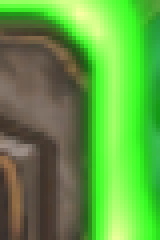
#> input picture assets/templates/live/choice-card-corner-2.png, 40 x 60 px (shown 4 times larger)
$ python -i pc_layout.py   (imports and definitions only)
#> lines starting #> are read from the running program, lines starting #| are printed output that depends on the picture; after the words box and inside, x2 and y2 are one past the last pixel; in counts of white or black regions, pixels touching at a corner belong together
#> further down, picture is the input picture: shape (60, 40, 3); mean B, G, R 66.3, 160.6, 94.5
"""Conservative detectors for the calibrated 16:9 PC board, no input here."""
import cv2
import numpy as np
import re
from .model import State


def count(mask,x1,y1,x2,y2):
    return cv2.countNonZero(mask[y1:y2,x1:x2])


# [31 lines left out: functions hand_card_mark, hero_power_choice_point, not called in this run]


def two_spell_choice_cards(image):
    """Find two large selectable card outlines above a still-visible tavern.

    Some battlecries offer cards without a choice title or minion-tier corner.
    Both complete, aligned outlines are required; text and card artwork alone
    never authorize selection. Coordinates are normalized to the client area.
    """
    frame=cv2.resize(image,(1536,864),interpolation=cv2.INTER_AREA)
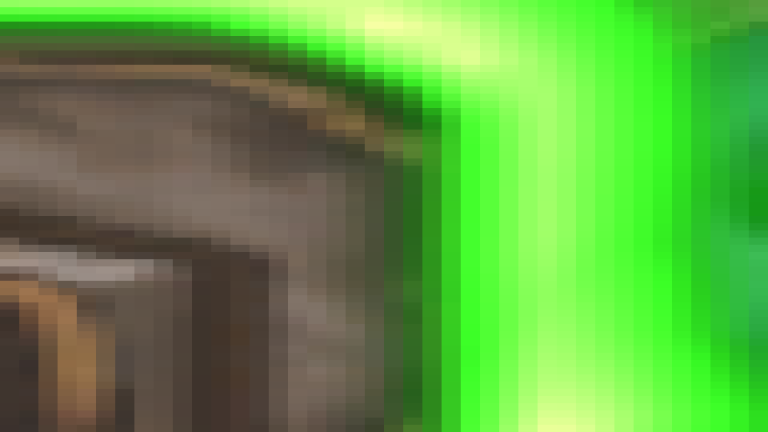
#> frame: shape (864, 1536, 3) (shown at 1/2 size); mean B, G, R 66.3, 160.6, 94.5
    green=cv2.inRange(cv2.cvtColor(frame,cv2.COLOR_BGR2HSV),(40,110,120),(85,255,255))
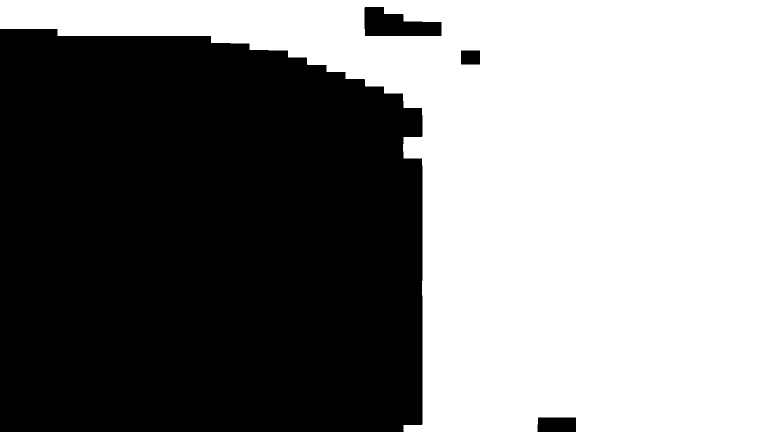
#> green: shape (864, 1536) (shown at 1/2 size); 51% white; 4 black regions, box (x1, y1, x2, y2) and area: (0, 58, 845, 864) 641503, (729, 14, 883, 72) 6128, (1075, 835, 1152, 864) 2219, (922, 101, 960, 129) 1064
    # The mana gem breaks the left glow into separate pieces. Close small gaps,
    # then verify the original pixels along both upright edges of each card.
    connected=cv2.morphologyEx(green,cv2.MORPH_CLOSE,np.ones((21,21),np.uint8))
    _,_,stats,_=cv2.connectedComponentsWithStats(connected)
#> stats = [[0, 14, 1152, 850, 650914], [0, 0, 1536, 864, 676190]]
    cards=[]
    for x,y,w,h,area in stats[1:]:
        if not (350<=x and x+w<=1190 and 220<=y<=310
                and 225<=w<=295 and 260<=h<=330 and .06<=area/(w*h)<=.40):
            continue
        left=np.any(green[y:y+h,x:x+35],axis=1).mean()
        right=np.any(green[y:y+h,x+w-35:x+w],axis=1).mean()
        if min(left,right)<.70:
            continue
        cards.append((int(x),int(y),int(w),int(h)))
#> this loop made 1 pass
#> after the loop, cards = []
    if len(cards)!=2:
        return None
    cards.sort()
    (x1,y1,w1,h1),(x2,y2,w2,h2)=cards
    c1,c2=x1+w1/2,x2+w2/2
    if not (500<=c1<=650 and 885<=c2<=1035 and abs(c1+c2-1536)<=45
            and abs(y1-y2)<=15 and abs(h1-h2)<=20 and abs(w1-w2)<=30):
        return None
    return [(float(x+w/2)/1536,float(y+h/2)/864) for x,y,w,h in cards]


# [92 lines left out: functions shop_spell_cost, shop_price_badge, board_count, components, count_tavern_stars, targeting_arrow, not called in this run]


def highlighted_friendly_target(frame):
    return _highlighted_minion_target(frame,408)


def highlighted_shop_target(frame):
    return _highlighted_minion_target(frame,252)


# [120 lines left out: functions _highlighted_minion_target, apply_pc_layout, not called in this run]

>>> import cv2
>>> picture = cv2.imread('../../assets/templates/live/choice-card-corner-2.png')
>>> result = two_spell_choice_cards(picture)

$ run again, on assets/templates/live/choice-in-progress-title.png
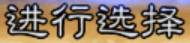
#> input picture assets/templates/live/choice-in-progress-title.png, 190 x 43 px
#> picture is the input picture: shape (43, 190, 3); mean B, G, R 102.8, 119.2, 135.8
#> in two_spell_choice_cards, `frame=cv2.resize(image,(1536,864),interpolation=cv2.INTER_AREA)`:
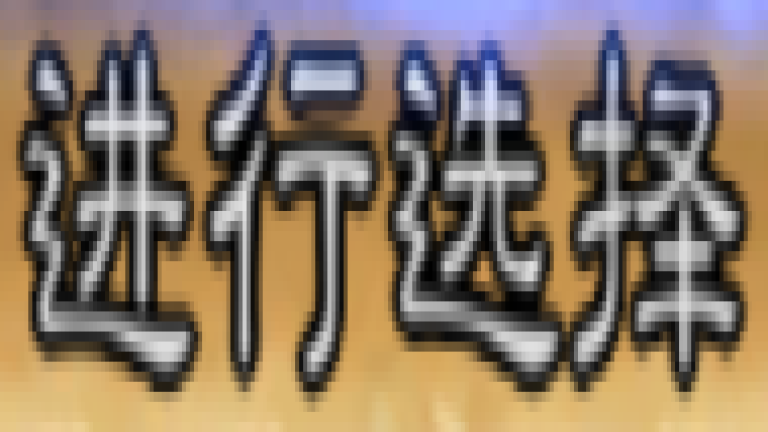
#> frame: shape (864, 1536, 3) (shown at 1/2 size); mean B, G, R 102.8, 119.2, 135.8
#> green: shape (864, 1536); every value is 0
#> stats = [[0, 0, 1536, 864, 1327104]]
#> after the loop in two_spell_choice_cards, `for x,y,w,h,area in stats[1:]:`: cards = []
